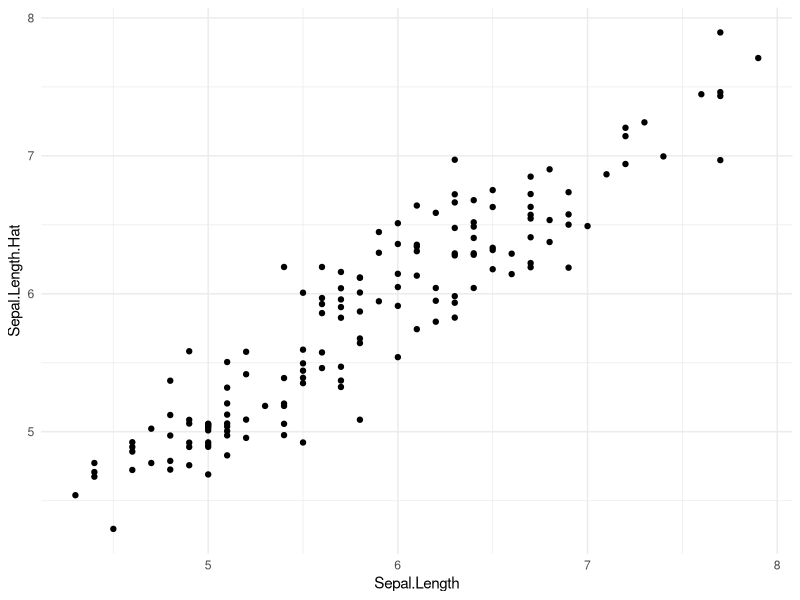
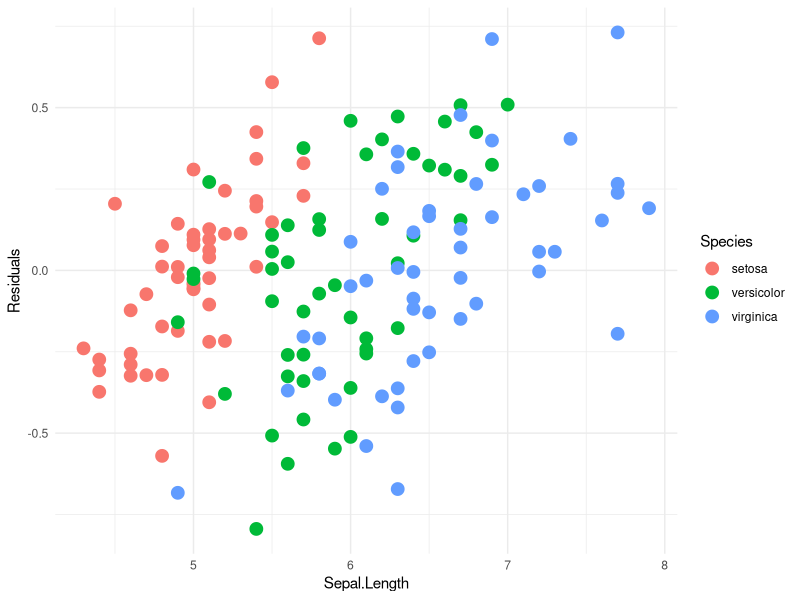

Recreate these plots in R, in order.
library(tibble)
library(dplyr)

# Linear algebra supplement at 
# https://ocw.mit.edu/courses/mathematics/18-06-linear-algebra-spring-2010/

data(iris)
iris <- as_tibble(iris)

form <- Sepal.Length ~ .

X <- model.matrix(form, iris)

Y <- matrix(iris$Sepal.Length, ncol = 1)

beta <- solve( t(X) %*% X ) %*% t(X) %*% Y

# base
iris <- cbind(iris, X %*% beta)
names(iris)[6] <- "Sepal.Length.Hat"

# tidy
data(iris)

# iris %>% as_tibble() == as_tibble(iris)

iris <- iris %>% 
  as_tibble() %>%
  mutate(Sepal.Length.Hat = X %*% beta)

# Is it a good solution? In what sense?

library(ggplot2)

ggplot(iris, aes(x = Sepal.Length, y = Sepal.Length.Hat)) +
  geom_point() +
  theme_minimal()


iris %>% 
  mutate(Residuals = Sepal.Length - Sepal.Length.Hat) %>%
  ggplot(aes(x = Sepal.Length, y = Residuals, color = Species)) +
    geom_point(size = 4) +
    theme_minimal()

iris$Residuals <- iris$Sepal.Length - iris$Sepal.Length.Hat

rs <- iris$Residuals

t(rs) %*% rs

fit <- lm(Sepal.Length ~ Sepal.Width + Petal.Length + Petal.Width + Species,
          iris)

t(fit$residuals) %*% fit$residuals

F <- function(beta, Y, X) {
  drop(t(Y) %*% Y + t(beta) %*% t(X) %*% X %*% beta - 2 * t(Y) %*% X %*% beta)
}

dF <- function(beta, Y, X) {
  (2 * t(X) %*% X %*% beta - 2 * t(X) %*% Y) 
}

beta_k <- matrix(1, ncol = 1, nrow = 6)

F(beta_k, Y, X)

beta_k <- beta_k -  0.0001 * dF(beta_k, Y, X) 

F(beta_k, Y, X)
